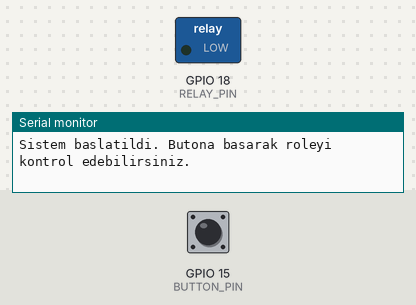
The sketch below on a simulated ESP32. Parts: switched loads named in the sketch (green lamp = pin HIGH), the last lines printed to the serial monitor. Inputs (shaded band) come from the test bench; at power-on: GPIO 15 (BUTTON_PIN) HIGH.

Above: at 1.2 s.
1.3 s: GPIO 15 (BUTTON_PIN) pulled LOW for 0.15 s
At 1.7 s:
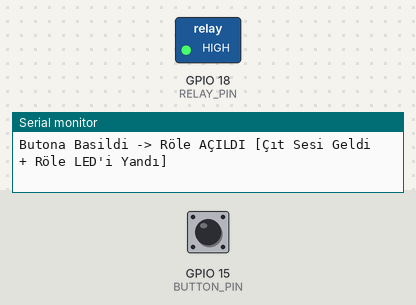
2.9 s: GPIO 15 (BUTTON_PIN) pulled LOW for 1 s
At 4.2 s:
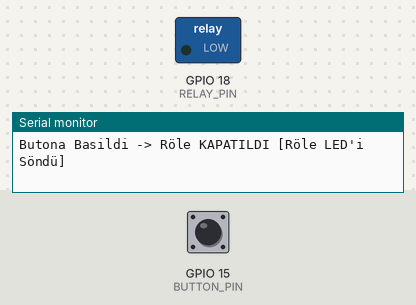
5.4 s: GPIO 15 (BUTTON_PIN) pulled LOW for 3.2 s
At 6.1 s:
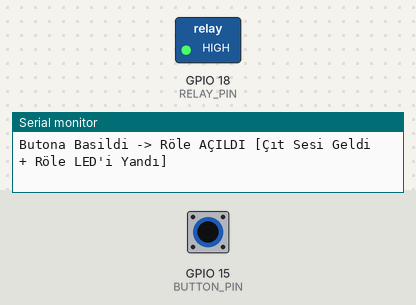
Timing chart, 0 to 8.4 s (numbered marks = the images above; inputs shaded):
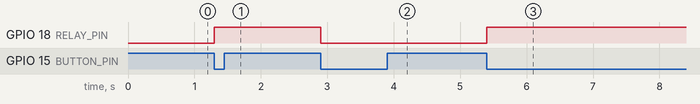

The sketch:

001_ESP32_Room_Control_Project.ino
```cpp
// esp32 geliştirme kartı
// 5v 1 kanal röle modülü
// breadboard
// jumper kablo seti
// push button
// micro usb kablo
/*1. ESP32 ve Buton Bağlantısı
ESP32'yi Yerleştirin: ESP32 kartınızı breadboard'un
tam ortasındaki uzun yarığa denk gelecek şekilde bastırarak oturtun.
Sol bacaklar sol tarafta, sağ bacaklar sağ tarafta kalmalı.
Butonu Takın: 4 bacaklı push butonu breadboard üzerinde boş bir yere
takın. Buton Kablosu 1: Bir ucu Erkek-Erkek olan jumper kablonun bir ucunu
butonun herhangi bir bacağına, diğer ucunu ESP32 üzerindeki GND (Toprak) pinine
bağlayın. Buton Kablosu 2: İkinci bir Erkek-Erkek kabloyu butonun tam karşısındaki
bacağına takın, diğer ucunu ise ESP32 üzerindeki GPIO 15 (D15) pinine bağlayın.

2. Röle Modülü BağlantısıSatın alacağınız 5V röle modülünün üzerinde genellikle
3 adet erkek pin bulunur: VCC (veya +, V), GND (veya -, G) ve IN (veya S, Sinyal).
Bunları bağlamak için Dişi-Erkek jumper kablo kullanacağız:Güç Kablosu (VCC): Kablonun
dişi ucunu rölenin VCC pinine, erkek ucunu ESP32'nin 5V (veya VIN) pinine bağlayın.
(Bu sayede röle elektriğini bilgisayardan, yani ESP32 üzerinden alacak).
Toprak Kablosu (GND): Kablonun dişi ucunu rölenin GND pinine, erkek ucunu ESP32 üzerindeki
boşta kalan diğer bir GND pinine bağlayın.Sinyal Kablosu (IN): Kablonun dişi ucunu rölenin
IN pinine, erkek ucunu ise ESP32'nin GPIO 18 (D18) pinine bağlayın.
*/

// --- TÜRKİYE'DEN ALINAN STANDART PARÇALARIN PİN TANIMLAMALARI ---
#define RELAY_PIN 18   // 5V 1 Kanal Röle Modülünün bağlı olduğu pin (IN)
#define BUTTON_PIN 15  // 4 Bacaklı Push Butonun bağlı olduğu pin

// Sistemin durumunu hafızada tutacak değişkenler
bool lastButtonState = HIGH; // Butonun bir önceki döngüdeki durumu
bool relayState = LOW;       // Rölenin anlık durumu (Başlangıçta kapalı/LOW)

void setup() {
  // Bilgisayarla haberleşmek için seri portu başlatıyoruz
  Serial.begin(115200);

  // Röle pinini çıkış (OUTPUT) olarak ayarlıyoruz
  pinMode(RELAY_PIN, OUTPUT);
  digitalWrite(RELAY_PIN, relayState); // İlk başlangıçta röleyi kapalı yap

  // Buton pinini giriş (INPUT) olarak ayarlıyoruz.
  // INPUT_PULLUP sayesinde harici direnç bağlamadan pini HIGH seviyesinde tutuyoruz.
  pinMode(BUTTON_PIN, INPUT_PULLUP);

  Serial.println("Sistem baslatildi. Butona basarak roleyi kontrol edebilirsiniz.");
}

void loop() {
  // Butonun anlık lojik durumunu (HIGH veya LOW) okuyoruz
  bool currentButtonState = digitalRead(BUTTON_PIN);

  // EĞER butona yeni basıldıysa (Durum HIGH'dan LOW'a düştüyse)
  if (currentButtonState == LOW && lastButtonState == HIGH)
  {

    relayState = !relayState; // Röle durumunu tersine çevir (Açıksa kapat, kapalıysa aç)
    digitalWrite(RELAY_PIN, relayState); // Yeni durumu röleye fiziksel olarak uygula

    // Bilgisayar ekranına (Seri Port Ekranı) durum raporu yazdırıyoruz
    if (relayState == HIGH) {
      Serial.println("Butona Basildi -> Röle AÇILDI [Çıt Sesi Geldi + Röle LED'i Yandı]");
    } else {
      Serial.println("Butona Basildi -> Röle KAPATILDI [Röle LED'i Söndü]");
    }

    // Buton arkını (sinyal titreşimini) önlemek için 200 milisaniye bekletiyoruz
    delay(200);
  }

  // Bu döngüdeki buton durumunu, bir sonraki döngüde karşılaştırmak için eski durum olarak kaydet
  lastButtonState = currentButtonState;
}
```

Measured:
- after the input at 1.3 s, GPIO 18 (RELAY_PIN): LOW → HIGH at once
- after the input at 2.9 s, GPIO 18 (RELAY_PIN): HIGH → LOW at once
- after the input at 5.4 s, GPIO 18 (RELAY_PIN): LOW → HIGH at once
